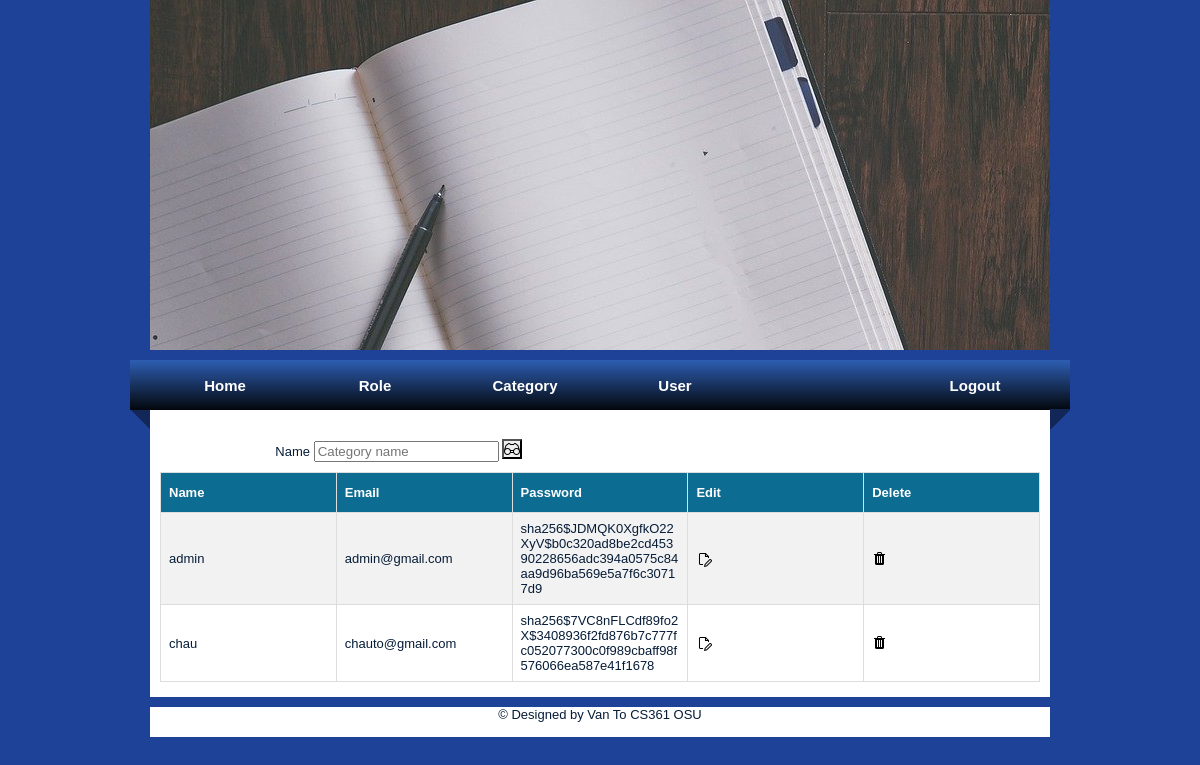
Page /user (signed in) on the committed database.
### project/models.py (models this page shows)
class User(UserMixin, db.Model):
    id = db.Column(db.Integer, primary_key=True) # primary keys are required by SQLAlchemy
    email = db.Column(db.String(100), unique=True)
    password = db.Column(db.String(100))
    name = db.Column(db.String(1000))

### project/main.py (the view)
@main.route('/user')
@login_required
def user():
    users = User.query.all()
    return render_template('user.html', users = users)

### project/__init__.py (called while the page is built)
def create_app():
    app = Flask(__name__)
    app.config['SECRET_KEY'] = 'secret-key-goes-here'
    app.config['SQLALCHEMY_DATABASE_URI'] = 'sqlite:///db.sqlite'
    db.init_app(app)
    login_manager = LoginManager()
    login_manager.login_view = 'auth.login'
    login_manager.init_app(app)
    from .models import User
    from . import models
    with app.app_context():
        db.create_all()
    @login_manager.user_loader
    def load_user(user_id):
        return User.query.get(int(user_id))
    from .auth import auth as auth_blueprint
    app.register_blueprint(auth_blueprint)
    from .main import main as main_blueprint
    app.register_blueprint(main_blueprint)
    return app

### project/templates/user.html (shortened to what this page needs)
{% extends 'admin.html' %}
{% block content %}
    <div>
        <form method="post" action="/search_user">
            <label for="cat_name">Name</label>
            <input type="text" id="cat_name" name="cat_name" placeholder="Category name"
                value="{{ request.form['cat_name'] }}">
            <button id="close-CSS" type="submit"></button>
        </form>
    </div>
    <div >
        <table id="customers">
            <tr>
                <th>Name</th>
                <th>Email</th>
                <th>Password</th>
                <th>Edit</th>
                <th>Delete</th>
            </tr>
            {% for user in users %}
                <tr>
                    <td>{{ user.name}}</td>
                    <td>{{ user.email}}</td>
                    <td>{{ user.password}}</td>
                    <td><a href="#"><img src="/static/images/edit.png" ></a></td>
                    <td><a href="#" onclick="return confirm('Are you sure you want to delete this post?')"><img src="/static/images/delete.png"></a></td>
                </tr>
            {% endfor %}
        </table>
    </div>
{% endblock %}

### project/static/css/style.css (style rules this page uses)
body { margin: 0; padding: 0; text-align: left; font: 12px Arial, Helvetica, sans-serif; font-size: 13px; color: #061C37; background: #1E4297; background-repeat:repeat-x; }
* { margin: 0 auto 0 auto; text-align:left; }
html, body { text-align: center; }
#customers { font-family: Arial, Helvetica, sans-serif; border-collapse: collapse; width: 100%; table-layout: fixed; }
#customers td, #customers th { border: 1px solid #ddd; padding: 8px; word-wrap:break-word; }
#customers tr:nth-child(even) { background-color: #f2f2f2; }
#customers th { padding-top: 12px; padding-bottom: 12px; text-align: left; background-color: #0d6c92; color: white; }
div { margin-bottom: 10px; }
label { display: inline-block; width: 150px; text-align: right; }
#close-CSS { background-image: url( '/static/images/search.png' ); background-repeat: no-repeat; backface-visibility: visible; height: 20px; width: 20px; }

### rows in the picture
User: name "admin", email "admin@gmail.com", password "sha256$JDMQK0XgfkO22XyV$b0c320ad8be2cd45390228656adc394a0575c84aa9d96ba569e5a7f6c30717d9"
User: name "chau", email "chauto@gmail.com", password "sha256$7VC8nFLCdf89fo2X$3408936f2fd876b7c777fc052077300c0f989cbaff98f576066ea587e41f1678"
